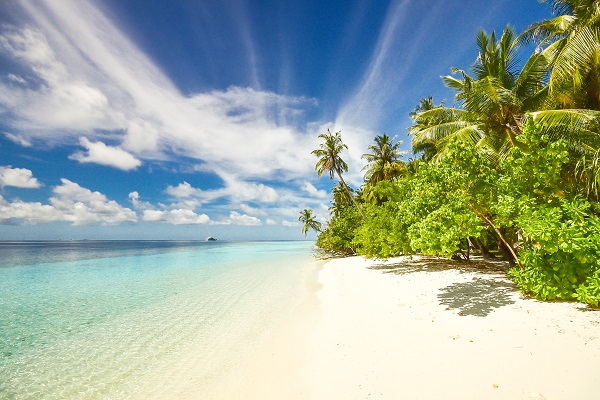
#> input picture input/beach.jpg, 600 x 400 px
$ python otsu_and_riddle.py --image input/beach.jpg   (older library calls are emulated)
#> lines starting #> are read from the running program, lines starting #| are printed output that depends on the picture; after the words box and inside, x2 and y2 are one past the last pixel; in counts of white or black regions, pixels touching at a corner belong together
from __future__ import print_function
import numpy as np
import argparse
# mahotas is yet another image processing library
import mahotas
import cv2

ap = argparse.ArgumentParser()
ap.add_argument("-i", "--image", required = True, help = "Path to the image")
args = vars(ap.parse_args())

image = cv2.imread(args["image"])
#> image is the input picture: shape (400, 600, 3); mean B, G, R 159.9, 174.7, 158.8
image = cv2.cvtColor(image, cv2.COLOR_BGR2GRAY)
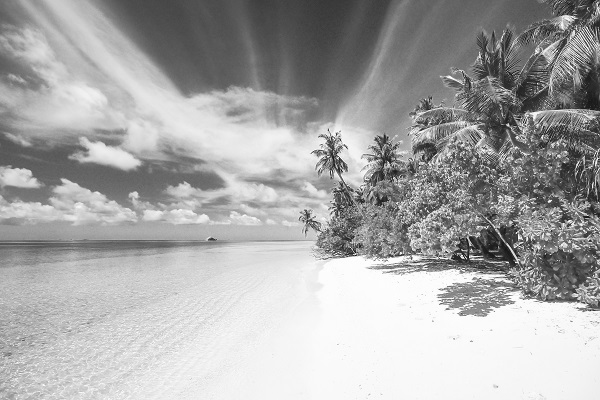
#> image: shape (400, 600); min 5, max 255, mean 168.3
blurred = cv2.GaussianBlur(image, (5,5), 0)
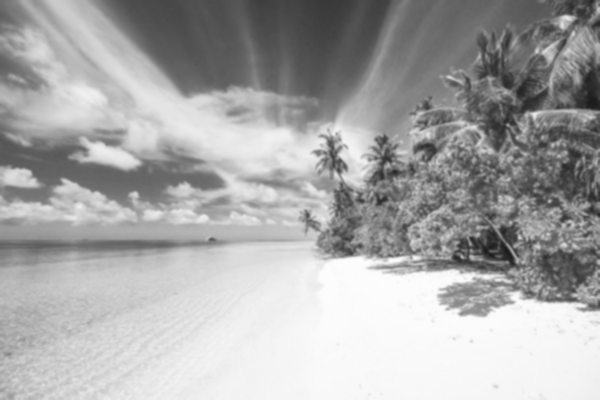
#> blurred: shape (400, 600); min 27, max 253, mean 168.3
cv2.imshow("Image", image)

# finding out the value of T using otsu's thresholding algorithm
T = mahotas.thresholding.otsu(blurred)
#> T = 163
print("Otsu's threshold: {}".format(T))
#| Otsu's threshold: 163

thresh = image.copy()
# convert any pixel greater than T white
thresh[thresh > T] = 255
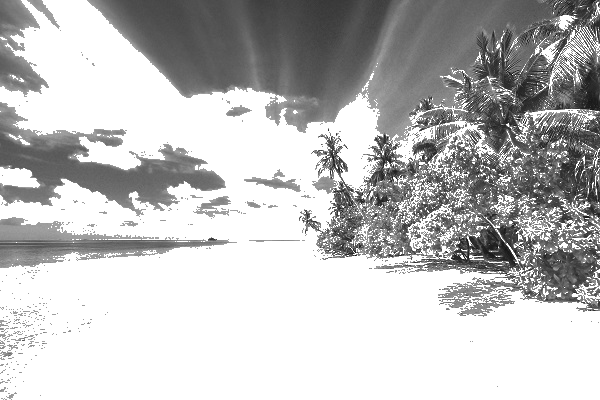
#> thresh: shape (400, 600); min 5, max 255, mean 189.9
# convert everything black
thresh[thresh < 255] = 0
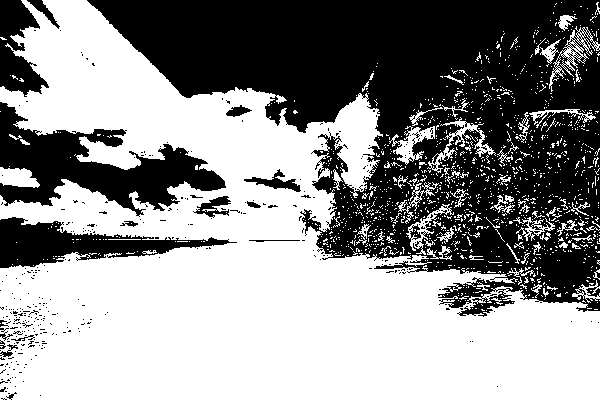
#> thresh: shape (400, 600); 56.3% white; 367 black regions (349 under 20 px), largest, box (x1, y1, x2, y2) and area: (87, 0, 600, 317) 83917, (0, 102, 226, 217) 10578, (0, 217, 237, 268) 5099
# invert the thresholding; equivalent to applying cv2.THRESH_BINARY_INV
thresh = cv2.bitwise_not(thresh)
cv2.imshow("Otsu", thresh)

# finding out the value of T using riddler-calvard algorithm
#> (the run stopped early here; a loop or call above may not have finished)

$ run again, on input/rhino.jpg
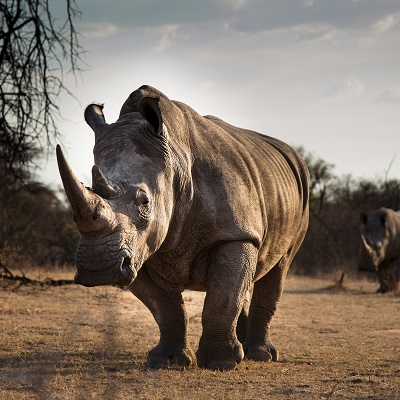
#> input picture input/rhino.jpg, 400 x 400 px
#> image is the input picture: shape (400, 400, 3); mean B, G, R 101.6, 114.3, 128.2
#> image: shape (400, 400)
#> `blurred = cv2.GaussianBlur(image, (5,5), 0)`:
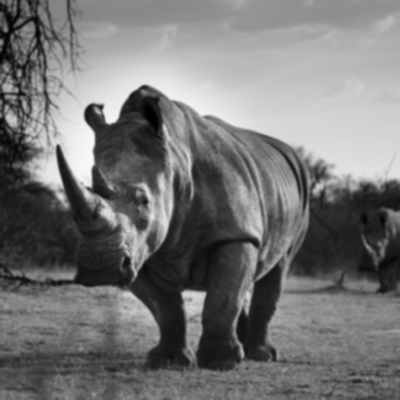
#> blurred: shape (400, 400); min 0, max 248, mean 117
#> T = 115
#| Otsu's threshold: 115
#> `thresh[thresh < 255] = 0`:
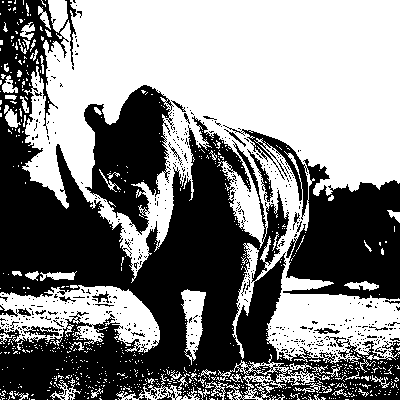
#> thresh: shape (400, 400); 52.2% white; 535 black regions (510 under 20 px), largest, box (x1, y1, x2, y2) and area: (0, 0, 400, 400) 54355, (223, 125, 400, 300) 11833, (84, 85, 174, 235) 7525
